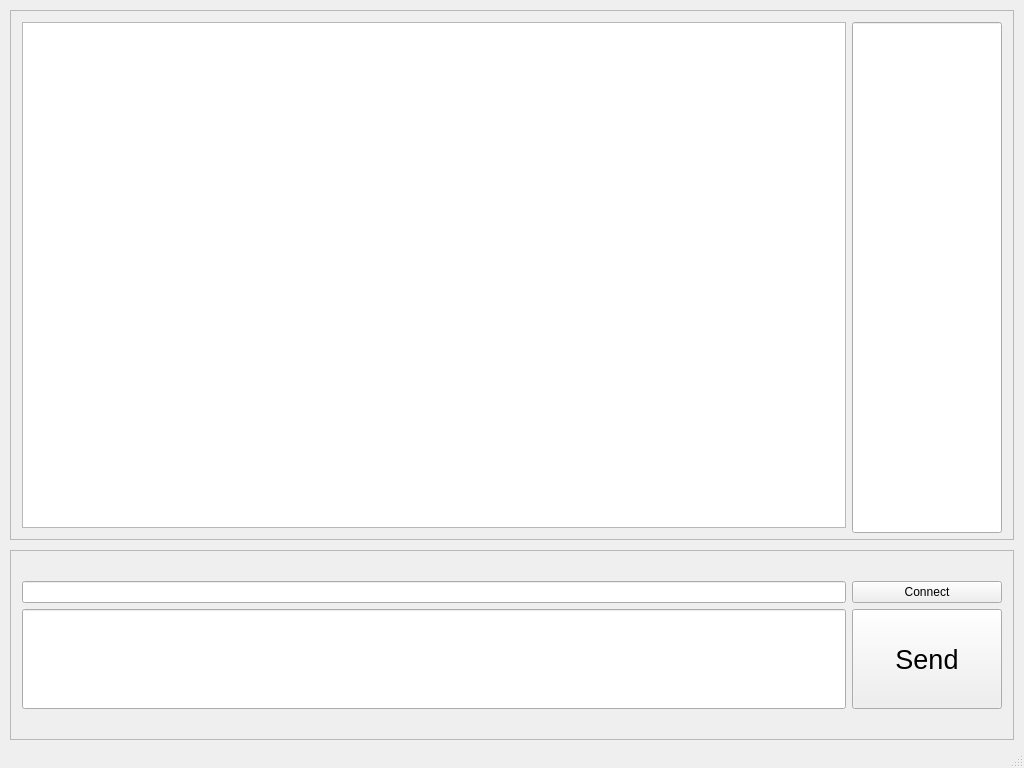
<?xml version="1.0" encoding="UTF-8"?>
<ui version="4.0">
 <class>MainWindow</class>
 <widget class="QMainWindow" name="MainWindow">
  <property name="geometry">
   <rect>
    <x>0</x>
    <y>0</y>
    <width>1024</width>
    <height>768</height>
   </rect>
  </property>
  <property name="windowTitle">
   <string>MainWindow</string>
  </property>
  <widget class="QWidget" name="centralWidget">
   <widget class="QFrame" name="frame">
    <property name="geometry">
     <rect>
      <x>10</x>
      <y>10</y>
      <width>1004</width>
      <height>530</height>
     </rect>
    </property>
    <property name="frameShape">
     <enum>QFrame::StyledPanel</enum>
    </property>
    <property name="frameShadow">
     <enum>QFrame::Raised</enum>
    </property>
    <layout class="QGridLayout" name="gridLayout_2">
     <item row="0" column="0">
      <widget class="QTextBrowser" name="textBrowser"/>
     </item>
     <item row="0" column="1">
      <widget class="QLineEdit" name="lineEdit_2">
       <property name="minimumSize">
        <size>
         <width>150</width>
         <height>511</height>
        </size>
       </property>
       <property name="maximumSize">
        <size>
         <width>150</width>
         <height>16777215</height>
        </size>
       </property>
      </widget>
     </item>
    </layout>
   </widget>
   <widget class="QFrame" name="frame_2">
    <property name="geometry">
     <rect>
      <x>10</x>
      <y>550</y>
      <width>1004</width>
      <height>190</height>
     </rect>
    </property>
    <property name="frameShape">
     <enum>QFrame::StyledPanel</enum>
    </property>
    <property name="frameShadow">
     <enum>QFrame::Raised</enum>
    </property>
    <layout class="QVBoxLayout" name="verticalLayout">
     <item>
      <layout class="QGridLayout" name="gridLayout">
       <item row="1" column="0">
        <widget class="QLineEdit" name="lineEdit">
         <property name="minimumSize">
          <size>
           <width>0</width>
           <height>100</height>
          </size>
         </property>
        </widget>
       </item>
       <item row="1" column="1">
        <widget class="QPushButton" name="sendButton">
         <property name="minimumSize">
          <size>
           <width>150</width>
           <height>100</height>
          </size>
         </property>
         <property name="font">
          <font>
           <pointsize>20</pointsize>
          </font>
         </property>
         <property name="text">
          <string>Send</string>
         </property>
        </widget>
       </item>
       <item row="0" column="0">
        <widget class="QLineEdit" name="username"/>
       </item>
       <item row="0" column="1">
        <widget class="QPushButton" name="connectButton">
         <property name="minimumSize">
          <size>
           <width>100</width>
           <height>0</height>
          </size>
         </property>
         <property name="text">
          <string>Connect</string>
         </property>
        </widget>
       </item>
      </layout>
     </item>
    </layout>
   </widget>
  </widget>
  <widget class="QStatusBar" name="statusBar"/>
 </widget>
 <layoutdefault spacing="6" margin="11"/>
 <resources/>
 <connections/>
</ui>
